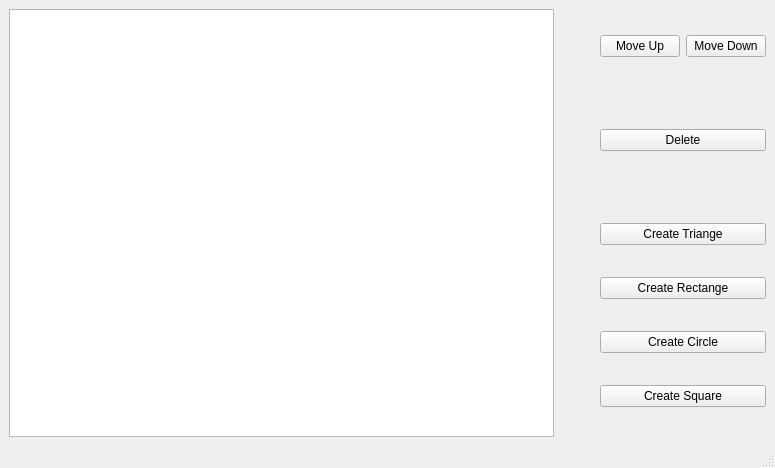
<?xml version="1.0" encoding="UTF-8"?>
<ui version="4.0">
 <class>MainWindow</class>
 <widget class="QMainWindow" name="MainWindow">
  <property name="geometry">
   <rect>
    <x>0</x>
    <y>0</y>
    <width>775</width>
    <height>468</height>
   </rect>
  </property>
  <property name="windowTitle">
   <string>MainWindow</string>
  </property>
  <widget class="QWidget" name="centralwidget">
   <layout class="QHBoxLayout" name="horizontalLayout_5">
    <item>
     <layout class="QHBoxLayout" name="horizontalLayout_4">
      <item>
       <widget class="QListWidget" name="field">
        <property name="minimumSize">
         <size>
          <width>400</width>
          <height>400</height>
         </size>
        </property>
       </widget>
      </item>
      <item>
       <spacer name="horizontalSpacer">
        <property name="orientation">
         <enum>Qt::Horizontal</enum>
        </property>
        <property name="sizeType">
         <enum>QSizePolicy::Fixed</enum>
        </property>
        <property name="sizeHint" stdset="0">
         <size>
          <width>40</width>
          <height>20</height>
         </size>
        </property>
       </spacer>
      </item>
      <item>
       <layout class="QHBoxLayout" name="horizontalLayout_3">
        <item>
         <layout class="QVBoxLayout" name="verticalLayout">
          <item>
           <layout class="QHBoxLayout" name="horizontalLayout">
            <item>
             <widget class="QPushButton" name="moveUp">
              <property name="text">
               <string>Move Up</string>
              </property>
             </widget>
            </item>
            <item>
             <widget class="QPushButton" name="moveDown">
              <property name="text">
               <string>Move Down</string>
              </property>
             </widget>
            </item>
           </layout>
          </item>
          <item>
           <spacer name="verticalSpacer_3">
            <property name="orientation">
             <enum>Qt::Vertical</enum>
            </property>
            <property name="sizeType">
             <enum>QSizePolicy::Fixed</enum>
            </property>
            <property name="sizeHint" stdset="0">
             <size>
              <width>20</width>
              <height>40</height>
             </size>
            </property>
           </spacer>
          </item>
          <item>
           <layout class="QVBoxLayout" name="verticalLayout_2">
            <item>
             <widget class="QPushButton" name="Delete">
              <property name="text">
               <string>Delete</string>
              </property>
             </widget>
            </item>
           </layout>
          </item>
          <item>
           <spacer name="verticalSpacer">
            <property name="orientation">
             <enum>Qt::Vertical</enum>
            </property>
            <property name="sizeType">
             <enum>QSizePolicy::Fixed</enum>
            </property>
            <property name="sizeHint" stdset="0">
             <size>
              <width>20</width>
              <height>40</height>
             </size>
            </property>
           </spacer>
          </item>
          <item>
           <widget class="QPushButton" name="Triange">
            <property name="text">
             <string>Create Triange</string>
            </property>
           </widget>
          </item>
          <item>
           <widget class="QPushButton" name="Rectangle">
            <property name="text">
             <string>Create Rectange</string>
            </property>
           </widget>
          </item>
          <item>
           <widget class="QPushButton" name="Circle">
            <property name="text">
             <string>Create Circle</string>
            </property>
           </widget>
          </item>
          <item>
           <widget class="QPushButton" name="Square">
            <property name="text">
             <string>Create Square</string>
            </property>
           </widget>
          </item>
         </layout>
        </item>
       </layout>
      </item>
     </layout>
    </item>
   </layout>
  </widget>
  <widget class="QMenuBar" name="menubar">
   <property name="geometry">
    <rect>
     <x>0</x>
     <y>0</y>
     <width>775</width>
     <height>24</height>
    </rect>
   </property>
  </widget>
  <widget class="QStatusBar" name="statusbar"/>
 </widget>
 <resources/>
 <connections/>
</ui>
